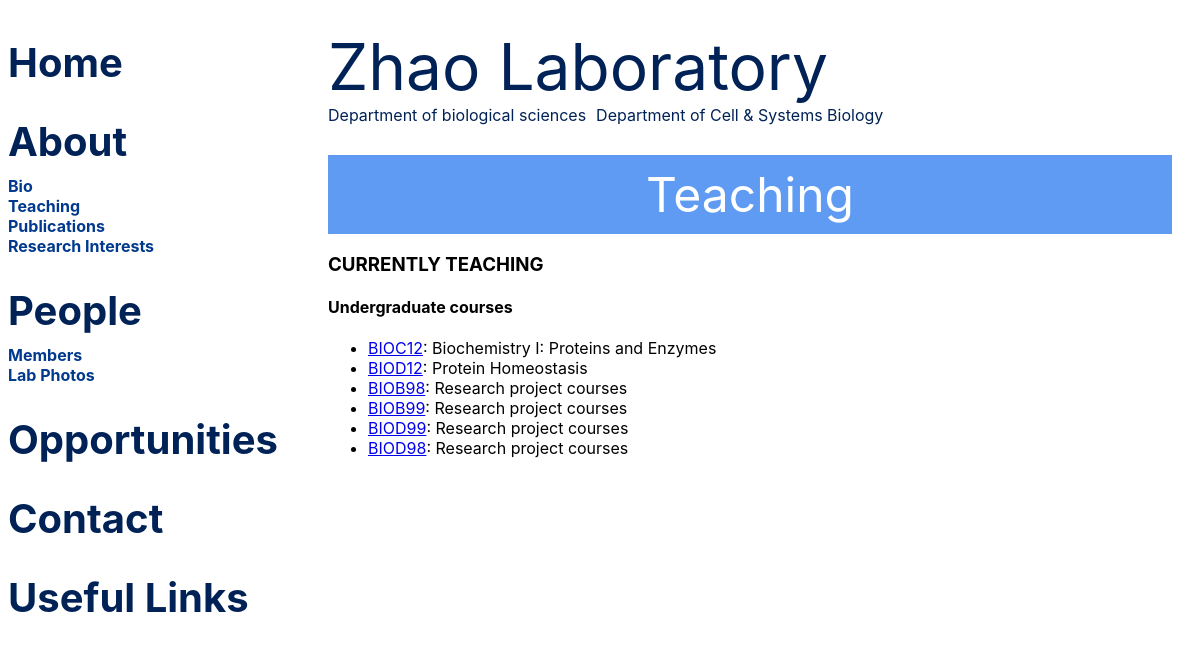
/teaching, run on the app's committed database.
### zhaolabsinfo/models.py (models this page shows)
class Teaching(models.Model):
    level = models.CharField(max_length=30)
    courseCode = models.CharField(max_length=30)
    name = models.CharField(max_length=200)
    courseLink = models.CharField(max_length=300)

### zhaolabsinfo/views.py (the view)
# urls.py: path("teaching", views.TeachingView.as_view(), name="teaching"),
class TeachingView(generic.ListView):
    model = Teaching
    template_name = "zhaolabsinfo/pages/teaching.html"
    context_object_name = "pageData"
    def get_queryset(self):
            data = {}
            data["pageTitle"] = "Teaching"
            data["courses"] = {}
            items = Teaching.objects.all().values()
            for item in items:
                type = item["level"]
                if type in data["courses"]:
                    data["courses"][type].append(item)
                else:
                    data["courses"][type] = [item]
            data["coursesKeys"] = list(data["courses"].keys())
            return data

### zhaolabsinfo/templates/zhaolabsinfo/pages/teaching.html
{% extends "zhaolabsinfo/pages/index.html" %}
{% block content %}
<h3>CURRENTLY TEACHING</h3>
{% for courseType in pageData.coursesKeys %}
<h4>{{ courseType }} courses</h4>
<ul>
    {% for key, value in pageData.courses.items %}
        {% if key == courseType %}
            {% for item in value %}
                <li>
                    <span><a href="{{ item.courseLink }}">{{ item.courseCode }}</a>: {{ item.name }}</span>
                </li>
            {% endfor %}
        {% endif %}
    {% endfor %}
</ul>
{% endfor %}
{% endblock %}

### zhaolabsinfo/templates/zhaolabsinfo/pages/index.html
{% load static %}
<link rel="stylesheet" href="{% static 'css/style.css' %}">
<link rel="stylesheet" href="{% static 'css/publications.css' %}">
<div class="webPageContent">
    <div class="webSideBar">
        <div class="webNavBar">
            <div class="webNavBarSection">
                <div class="webNavBarSectionHeader">
                    <a class="webNavBarLink" href="/">Home</a>
                </div>
            </div>
            <div class="webNavBarSection">
                <div class="webNavBarSectionHeader">About</div>
                <div class="webNavBarSectionSubHeader">
                    <a class="webNavBarLink" href="/bio">Bio</a>
                    <a class="webNavBarLink" href="/teaching">Teaching</a>
                    <a class="webNavBarLink" href="/publications">Publications</a>
                    <a class="webNavBarLink" href="/research-interests">Research Interests</a>
                </div>
            </div>
            <div class="webNavBarSection">
                <div class="webNavBarSectionHeader">People</div>
                <div class="webNavBarSectionSubHeader">
                    <a class="webNavBarLink" href="members">Members</a>
                    <a class="webNavBarLink" href="lab-photos">Lab Photos</a>
                </div>
            </div>
            <div class="webNavBarSection">
                <div class="webNavBarSectionHeader">
                    <a class="webNavBarLink" href="opportunities">Opportunities</a>
                </div>
            </div>
            <div class="webNavBarSection">
                <div class="webNavBarSectionHeader">
                    <a class="webNavBarLink" href="contact">Contact</a>
                </div>
            </div>
            <div class="webNavBarSection">
                <div class="webNavBarSectionHeader">
                    <a class="webNavBarLink" href="useful-links">Useful Links</a>
                </div>
            </div>
        </div>
    </div>
    <main class="webPageMainContent">
        <div class="webPageHeader">
            <div class="webPageHeaderTitle">
                Zhao Laboratory
            </div>
            <div class="webPageHeaderSubtitle">
                Department of biological sciences
            </div>
            <div class="webPageHeaderSubtitle">
                Department of Cell & Systems Biology
            </div>
        </div>
        {% if pageTitle != "Zhao Laboratory" %}
            <div class="webPageTitle">{{ pageData.pageTitle}}</div>
        {% endif %}
        {% block content %}
        {% endblock %}
    </main>
</div>

### zhaolabsinfo/static/css/style.css (style rules this page uses)
* { box-sizing: border-box; }
.webPageContent { display: flex; flex-flow: row nowrap; max-width: 1300px; margin: auto; }
.webSideBar { min-height: 70vh; min-width: 300px; font-weight: bold; }
.webNavBarSectionHeader, .webNavBarSectionHeader .webNavBarLink, .webNavBarSectionHeader .webNavBarLink:visited { font-size: 40px; text-decoration: none; margin-bottom: 10px; margin-top: 30px; color: var(--primary-dark1); }
.webNavBarSectionSubHeader, .webNavBarSectionSubHeader .webNavBarLink, .webNavBarSectionSubHeader .webNavBarLink:visited { font-size: 16px; display: flex; flex-flow: column nowrap; color: var(--primary-dark2); }
.webNavBarLink, .webNavBarLink:visited { text-decoration: none; }
.webPageMainContent { width: 100%; padding: 20px; }
.webPageHeader { color: var(--primary-dark1); display: flex; flex-flow: row wrap; padding-bottom: 30px; }
.webPageHeaderTitle { width: 100%; font-size: 64px; }
.webPageHeaderSubtitle { font-size: 16px; padding-right: 10px; }
.webPageTitle { background-color: #5F9BF3; width: 100%; text-align: center; font-size: 48px; padding: 10px; color: white; }

### data on the page
Teaching: coursesKeys "Undergraduate", courseCode "BIOC12", name "Biochemistry I: Proteins and Enzymes"
Teaching: courseCode "BIOD12", name "Protein Homeostasis"
Teaching: courseCode "BIOB98", name "Research project courses"
Teaching: courseCode "BIOB99", name "Research project courses"
Teaching: courseCode "BIOD99", name "Research project courses"
Teaching: courseCode "BIOD98", name "Research project courses"

### other printed values
{{ pageData.pageTitle }} "Teaching"
